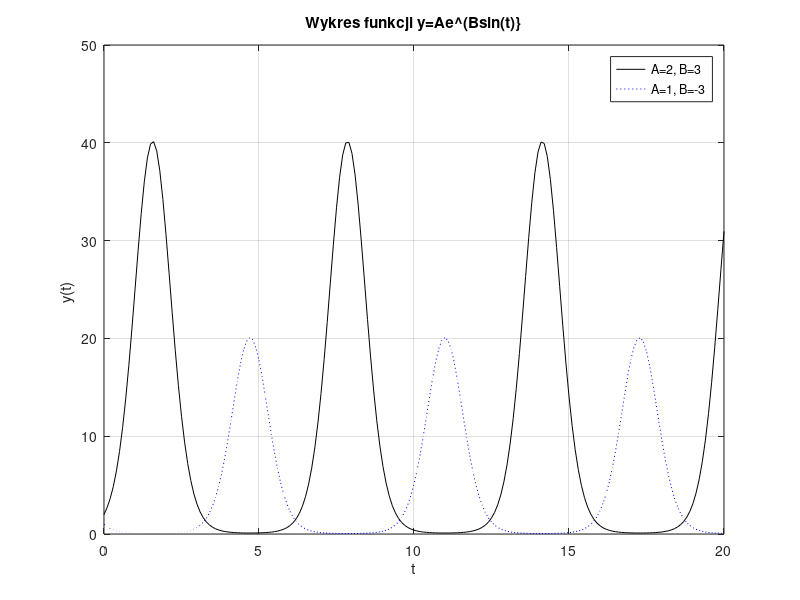

MATLAB code to generate this figure:
t=0:0.1:20;
A=2;B=3; y1=A*exp(B*sin(t));
A=1;B=-3; y2=A*exp(B*sin(t));
plot(t,y1,'k-',t,y2,'b:')
xlabel('t')
ylabel('y(t) ')
title('Wykres funkcji y=Ae^(Bsin(t)}')
legend('A=2, B=3', 'A=1, B=-3')
grid on